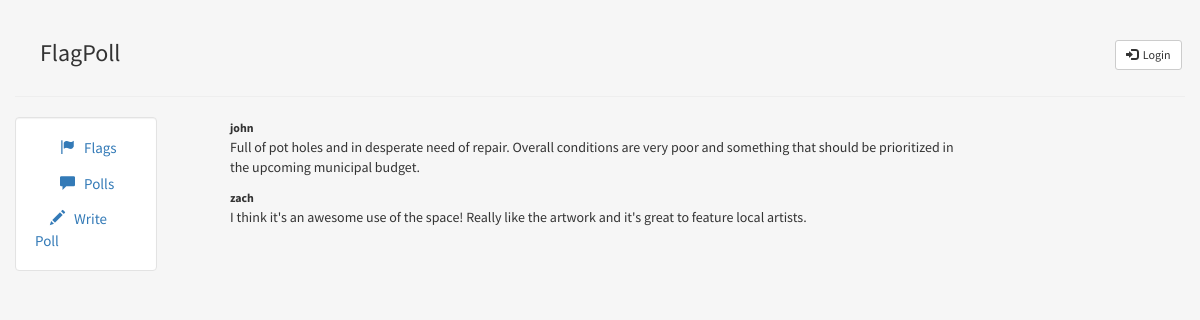
The app's page /polls/see_voices/ with its own data.
### pll/models.py (models this page shows, shortened)
class Voice(models.Model):
	author = models.ForeignKey(User,default=0)
	pub_date = models.DateTimeField(default=datetime.now())
	question = models.ForeignKey(Poll)
	opinion = models.TextField()
	updown_votes = models.IntegerField(default=0)
	uservote = models.IntegerField(default=0)

### pll/templates/see_voices.html
{% extends "header.html" %}
{% load static %}
{% block content %}
	{% for v in object_list %}
		<small><strong>{{v.author}}</strong></small><p>{{v.opinion}}&nbsp&nbsp</p>
	{% endfor %}
{% endblock %}

### flg/templates/header.html (style rules this page uses)
html, body { height:100% }

### records on screen
Voice: author "john", opinion "Full of pot holes and in desperate need of repair. Overall conditions are very poor and something that should be prioritized in the upcoming municipal budget."
Voice: author "zach", opinion "I think it's an awesome use of the space! Really like the artwork and it's great to feature local artists."
